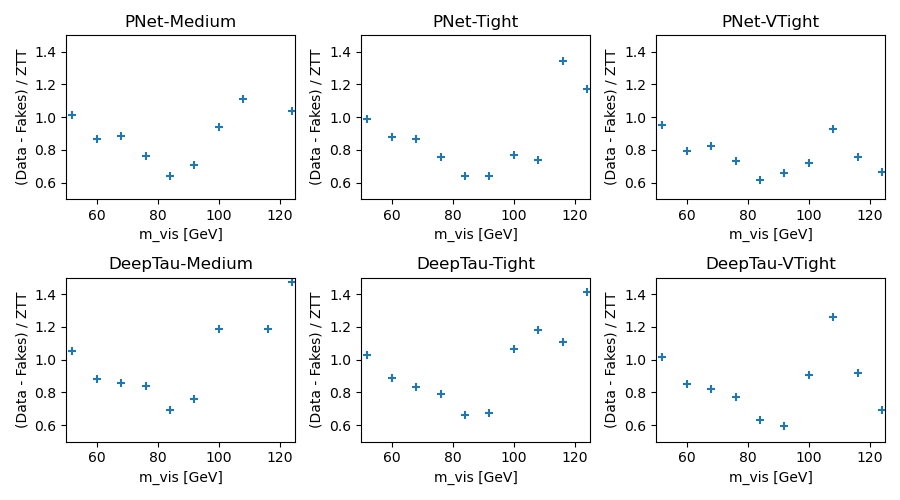

This figure's Python source:
import ROOT
import numpy as np
import matplotlib.pyplot as plt

BASE = "Draw/plots/a1-investigation/post-post-meeting"
NAME = "tt_cp_problem_region"
VAR = "m_vis(50,0,400)"
SUBDIRS = ["3-PNet-Medium", "3-PNet-Tight", "3-PNet-VTight",
           "4-DeepTau-Medium", "4-DeepTau-Tight", "4-DeepTau-VTight"]


def load_histograms(path, name):
    file = ROOT.TFile(path)
    hist = file.Get(name)
    obs = hist.Get("data_obs")
    exp = hist.Get("total_bkg")
    dy = hist.Get("ZTT")
    return file, obs, exp, dy


def get_bin_edges(var):
    n, low, high = var.split("(")[1][:-1].split(",")
    n = int(n)
    low = float(low)
    high = float(high)
    return np.linspace(low, high, n + 1)


def get_data_minus_fakes(base, subdir, name, var):
    path = f"{base}/{subdir}/Run3_2024/control/tt/datacard_m_vis_cp_problem_region_tt_Run3_2024.root"
    file, obs, exp, dy = load_histograms(path, name)
    bin_edges = get_bin_edges(var)
    bin_centers = 0.5 * (bin_edges[:-1] + bin_edges[1:])
    obs_minus_fakes_over_dy = []
    for i in range(len(bin_edges) - 1):
        obs_bin = obs.GetBinContent(i + 1)
        exp_bin = exp.GetBinContent(i + 1)
        dy_bin = dy.GetBinContent(i + 1)
        if dy_bin > 0:
            obs_minus_fakes_over_dy.append(1 + (obs_bin - exp_bin) / dy_bin)
        else:
            obs_minus_fakes_over_dy.append(1)
    return bin_centers, obs_minus_fakes_over_dy


plt.figure(figsize=(9, 5))
for i, subdir in enumerate(SUBDIRS):
    bin_centers, obs_minus_fakes_over_dy = get_data_minus_fakes(BASE, subdir, NAME, VAR)
    plt.subplot(2, 3, i + 1)
    plt.scatter(bin_centers, obs_minus_fakes_over_dy, label=subdir, marker='+')
    plt.xlabel("m_vis [GeV]")
    plt.ylabel("(Data - Fakes) / ZTT")
    plt.title(subdir[2:])
    plt.xlim(50, 125)
    plt.ylim(0.5, 1.5)
plt.tight_layout()
plt.savefig("Draw/a1_investigation/check_data_minus_fakes.png")
